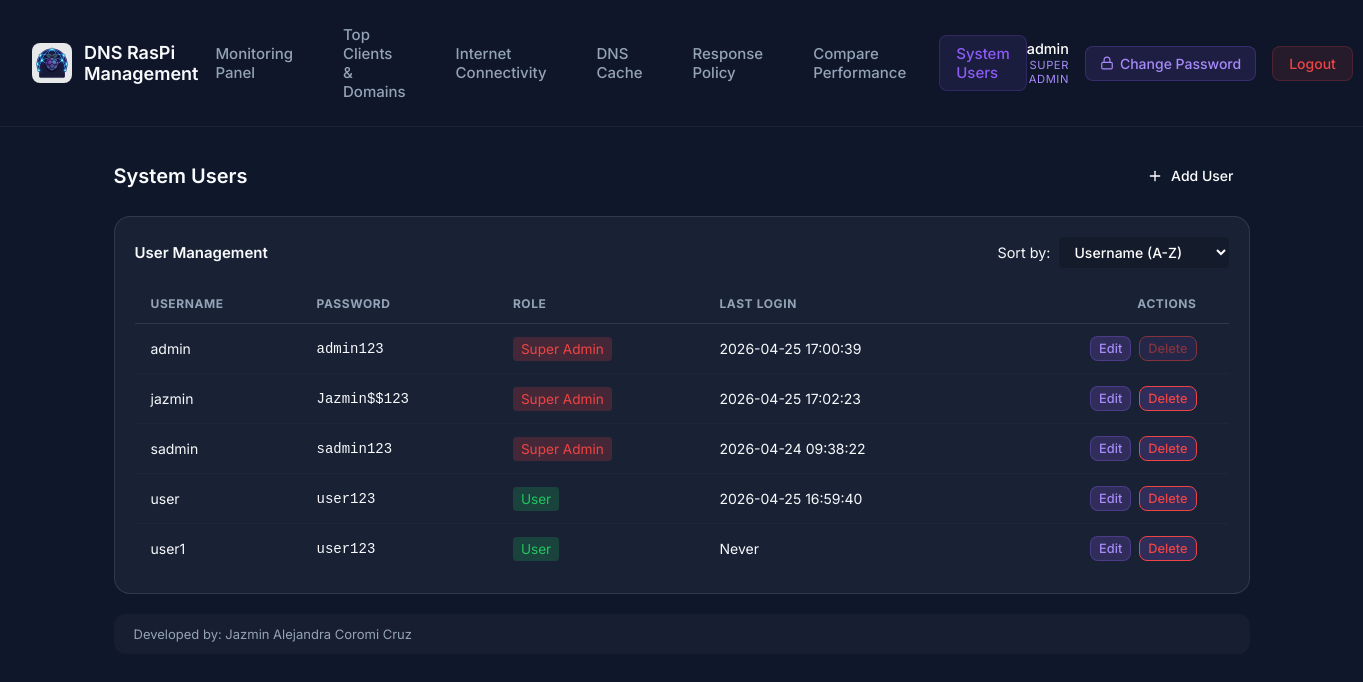
Page /system-users (signed in) on the committed database.
### tables this page shows
CREATE TABLE users (
                    id TEXT PRIMARY KEY,
                    username TEXT UNIQUE NOT NULL,
                    password_hash TEXT NOT NULL,
                    is_active BOOLEAN NOT NULL DEFAULT 1
                , role TEXT NOT NULL DEFAULT 'user', last_login TEXT);

### src/presentation/dashboard_routes.py (the view)
@dashboard_bp.route('/system-users')
@admin_required
def system_users():
    users = user_repo.get_all()
    return render_template('system_users.html', users=users)

### src/infrastructure/sqlite_repository.py (called while the page is built)
    def _get_connection(self):
        conn = sqlite3.connect(self.db_path)
        conn.row_factory = sqlite3.Row
        return conn

    def get_all(self) -> list[User]:
        users = []
        with self._get_connection() as conn:
            cursor = conn.cursor()
            cursor.execute('SELECT * FROM users')
            for row in cursor.fetchall():
                users.append(User(
                    id=row['id'],
                    username=row['username'],
                    password_hash=row['password_hash'],
                    is_active=bool(row['is_active']),
                    role=row['role'],
                    last_login=row['last_login']
                ))
        return users

### src/presentation/dashboard_routes.py (called while the page is built)
def admin_required(f):
    from functools import wraps
    @wraps(f)
    def decorated_function(*args, **kwargs):
        if session.get('role') not in ('admin', 'sadmin'):
            return redirect(url_for('dashboard.dashboard'))
        return f(*args, **kwargs)
    return decorated_function

### templates/system_users.html (shortened to what this page needs)
<!DOCTYPE html>
<html lang="en">
<head>
    <link rel="stylesheet" href="{{ url_for('static', filename='css/style.css') }}">
    <link rel="stylesheet" href="{{ url_for('static', filename='css/dashboard.css') }}">
</head>
<body class="dashboard-body">
    <nav class="navbar">
        <div class="nav-brand">
            <img src="{{ url_for('static', filename='img/DNSRaspiManagementLogo512x512.png') }}" alt="Logo"
                class="nav-logo">
            <h2>DNS RasPi Management</h2>
        </div>
        <div class="nav-links">
            <a href="{{ url_for('dashboard.dashboard') }}"
                class="nav-link {% if request.endpoint == 'dashboard.dashboard' %}active{% endif %}">Monitoring
                Panel</a>
            <a href="{{ url_for('dashboard.top_talkers') }}"
                class="nav-link {% if request.endpoint == 'dashboard.top_talkers' %}active{% endif %}">Top Clients &
                Domains</a>
            <a href="{{ url_for('dashboard.check_internet') }}"
                class="nav-link {% if request.endpoint == 'dashboard.check_internet' %}active{% endif %}">Internet
                Connectivity</a>
            {% if session.get('role') in ['admin', 'sadmin'] %}
            <a href="{{ url_for('dashboard.dns_cache') }}"
                class="nav-link {% if request.endpoint == 'dashboard.dns_cache' %}active{% endif %}">DNS Cache</a>
            <a href="{{ url_for('dashboard.response_policy') }}"
                class="nav-link {% if request.endpoint == 'dashboard.response_policy' %}active{% endif %}">Response
                Policy</a>
            {% endif %}
            <a href="{{ url_for('dashboard.compare_performance') }}"
                class="nav-link {% if request.endpoint == 'dashboard.compare_performance' %}active{% endif %}">Compare
                Performance</a>
            {% if session.get('role') in ['admin', 'sadmin'] %}
            <a href="{{ url_for('dashboard.system_users') }}"
                class="nav-link {% if request.endpoint == 'dashboard.system_users' %}active{% endif %}">System Users</a>
            {% endif %}
        </div>
        <div class="nav-actions">
            <div class="user-info">
                <div class="user-info-name">{{ session.get('username', 'Unknown') }}</div>
                <div class="user-info-role">
                    {% if session.get('role') == 'sadmin' %}Super Admin
                    {% elif session.get('role') == 'admin' %}Admin
                    {% else %}User{% endif %}
                </div>
            </div>
            <button class="btn-change-password" id="btnChangePassword" onclick="openChangePasswordModal()">
                <svg xmlns="http://www.w3.org/2000/svg" width="14" height="14" viewBox="0 0 24 24" fill="none"
                    stroke="currentColor" stroke-width="2" stroke-linecap="round" stroke-linejoin="round">
                    <rect x="3" y="11" width="18" height="11" rx="2" ry="2"></rect>
                    <path d="M7 11V7a5 5 0 0 1 10 0v4"></path>
                </svg>
                Change Password
            </button>
            <a href="{{ url_for('auth.login') }}" class="btn-logout">Logout</a>
        </div>
    </nav>
    <main class="dashboard-container">
        <div class="section-title">
            <h3>System Users</h3>
            <div class="header-actions">
                <button id="btnAddUser" class="btn-control"
                    style="background-color: var(--primary); color: white; border: none;">
                    <svg xmlns="http://www.w3.org/2000/svg" width="16" height="16" viewBox="0 0 24 24" fill="none"
                        stroke="currentColor" stroke-width="2" stroke-linecap="round" stroke-linejoin="round">
                        <line x1="12" y1="5" x2="12" y2="19"></line>
                        <line x1="5" y1="12" x2="19" y2="12"></line>
                    </svg>
                    <span>Add User</span>
                </button>
            </div>
        </div>
        <div class="chart-card wide" style="margin-top: 24px;">
            <div style="display: flex; justify-content: space-between; align-items: center; margin-bottom: 16px;">
                <h4 style="margin: 0;">User Management</h4>
                <div style="display: flex; align-items: center; gap: 8px;">
                    <label for="sortUsers" style="color: var(--text-light); font-size: 0.9rem;">Sort by:</label>
                    <select id="sortUsers" class="btn-control"
                        style="background: rgba(0,0,0,0.2); border: 1px solid var(--border-color); color: white; padding: 6px 12px; border-radius: 4px; outline: none; appearance: auto;">
                        <option value="username" style="background-color: #1e293b;">Username (A-Z)</option>
                    </select>
                </div>
            </div>
            <div class="table-container">
                <table class="data-table" id="usersTable">
                    <thead>
                        <tr>
                            <th>Username</th>
                            {% if session.get('role') == 'sadmin' %}
                            <th>Password</th>
                            {% endif %}
                            <th>Role</th>
                            <th>Last Login</th>
                            <th style="text-align: right;">Actions</th>
                        </tr>
                    </thead>
                    <tbody>
                        {% for u in users %}
                        <tr data-username="{{ u.username }}"
                            data-role="{% if u.role == 'sadmin' %}1{% elif u.role == 'admin' %}2{% else %}3{% endif %}"
                            data-login="{{ u.last_login or '' }}">
                            <td>{{ u.username }}</td>
                            {% if session.get('role') == 'sadmin' %}
                            <td style="font-family: monospace; color: var(--text-muted);">{{ u.password_hash }}</td>
                            {% endif %}
                            <td>
                                {% if u.role == 'sadmin' %}
                                <span
                                    style="background: rgba(239, 68, 68, 0.2); color: #ef4444; padding: 4px 8px; border-radius: 4px; font-size: 0.85rem;">Super
                                    Admin</span>
                                {% elif u.role == 'admin' %}
                                <span
                                    style="background: rgba(139, 92, 246, 0.2); color: #8b5cf6; padding: 4px 8px; border-radius: 4px; font-size: 0.85rem;">Admin</span>
                                {% else %}
                                <span
                                    style="background: rgba(34, 197, 94, 0.2); color: #22c55e; padding: 4px 8px; border-radius: 4px; font-size: 0.85rem;">User</span>
                                {% endif %}
                            </td>
                            <td style="color: var(--text-muted);">{{ u.last_login or 'Never' }}</td>
                            <td style="text-align: right;">
                                <div class="action-btns" style="justify-content: flex-end;">
                                    {% set can_edit = true %}
                                    {% if session.get('role') == 'admin' %}
                                    {% if u.role == 'sadmin' %}
                                    {% set can_edit = false %}
                                    {% elif u.role == 'admin' and u.username != session.get('username') %}
                                    {% set can_edit = false %}
                                    {% endif %}
                                    {% endif %}
                                    <button class="btn-control btn-edit {% if not can_edit %}btn-muted{% endif %}"
                                        data-username="{{ u.username }}" data-role="{{ u.role }}"
                                        style="padding: 4px 8px; font-size: 0.8rem;" >Edit</button>
                                    <button
                                        class="btn-control btn-delete {% if not can_edit or u.username == 'admin' %}btn-muted{% endif %}"
                                        data-username="{{ u.username }}"
                                        style="padding: 4px 8px; font-size: 0.8rem; border-color: #ef4444; color: #ef4444;"
                                        {% if not can_edit or u.username=='admin' %}disabled{% endif %}>Delete</button>
                                </div>
                            </td>
                        </tr>
                        {% endfor %}
                    </tbody>
                </table>
            </div>
        </div>
        <div class="info-panel">
            <span>Developed by: Jazmin Alejandra Coromi Cruz</span>
        </div>
    </main>
</body>
</html>

### static/css/style.css (style rules this page uses)
:root { --bg-color: #0f172a; --card-bg: rgba(30, 41, 59, 0.7); --card-border: rgba(255, 255, 255, 0.1); --primary-color: #8b5cf6; --primary-hover: #7c3aed; --secondary-color: #06b6d4; --text-primary: #f8fafc; --text-secondary: #94a3b8; --input-bg: rgba(15, 23, 42, 0.6); --input-border: rgba(255, 255, 255, 0.1); --input-focus: #8b5cf6; --error-bg: rgba(239, 68, 68, 0.1); --error-text: #fca5a5; --success-bg: rgba(34, 197, 94, 0.1); --success-text: #86efac; }
* { margin: 0; padding: 0; box-sizing: border-box; font-family: 'Inter', sans-serif; }
body { background-color: var(--bg-color); color: var(--text-primary); min-height: 100vh; display: flex; justify-content: center; align-items: center; position: relative; overflow: hidden; }

### static/css/dashboard.css (style rules this page uses)
.dashboard-body { display: block; min-height: 100vh; padding: 0; overflow-y: auto; background-color: var(--bg-color); }
.navbar { display: flex; justify-content: space-between; align-items: center; padding: 16px 32px; background: rgba(15, 23, 42, 0.8); backdrop-filter: blur(12px); border-bottom: 1px solid rgba(255, 255, 255, 0.05); position: sticky; top: 0; z-index: 100; }
.nav-brand { display: flex; align-items: center; gap: 12px; }
.nav-logo { width: 40px; height: 40px; object-fit: contain; border-radius: 8px; background: rgba(255, 255, 255, 0.9); padding: 4px; }
.nav-brand h2 { font-size: 18px; font-weight: 600; color: var(--text-primary); }
.nav-links { display: flex; gap: 16px; align-items: center; }
.nav-link { color: var(--text-secondary); text-decoration: none; font-size: 15px; font-weight: 500; padding: 8px 16px; border-radius: 8px; transition: all 0.2s ease; border: 1px solid transparent; }
.nav-link.active { color: var(--primary-color); background: rgba(139, 92, 246, 0.1); border: 1px solid rgba(139, 92, 246, 0.2); }
.nav-actions { display: flex; align-items: center; gap: 16px; }
.user-info { color: var(--text-secondary); font-size: 0.9rem; text-align: right; line-height: 1.2; }
.user-info-name { font-weight: 500; color: white; }
.user-info-role { font-size: 0.7rem; text-transform: uppercase; letter-spacing: 0.05em; color: #a78bfa; margin-top: 2px; }
.btn-logout { padding: 8px 16px; border-radius: 8px; background: rgba(239, 68, 68, 0.1); color: #ef4444; text-decoration: none; font-size: 14px; font-weight: 500; transition: all 0.2s; border: 1px solid rgba(239, 68, 68, 0.2); }
.dashboard-container { max-width: 1200px; margin: 0 auto; padding: 32px; }
.section-title { display: flex; justify-content: space-between; align-items: center; margin-bottom: 20px; }
.section-title h3 { font-size: 20px; font-weight: 600; color: var(--text-primary); }
.header-actions { display: flex; align-items: center; gap: 16px; flex-wrap: wrap; }
.info-panel { margin-top: 20px; padding: 12px 20px; background: rgba(255, 255, 255, 0.03); border-radius: 12px; font-size: 13px; color: var(--text-secondary); }
.chart-card { background: var(--card-bg); border: 1px solid var(--card-border); border-radius: 16px; padding: 20px; min-width: 0; }
.chart-card h4 { font-size: 15px; font-weight: 600; margin-bottom: 20px; color: var(--text-primary); }
.btn-control { display: flex; align-items: center; gap: 8px; padding: 8px 16px; border-radius: 8px; background: rgba(139, 92, 246, 0.2); color: #a78bfa; border: 1px solid rgba(139, 92, 246, 0.3); cursor: pointer; font-size: 14px; font-weight: 500; transition: all 0.2s; }
.table-container { overflow-x: auto; -webkit-overflow-scrolling: touch; width: 100%; min-width: 0; }
.data-table { width: 100%; min-width: 100%; border-collapse: collapse; text-align: left; }
.data-table th { color: var(--text-secondary); font-size: 12px; text-transform: uppercase; letter-spacing: 0.05em; padding: 12px 16px; border-bottom: 1px solid var(--card-border); white-space: nowrap; }
.data-table td { padding: 12px 16px; font-size: 14px; color: var(--text-primary); border-bottom: 1px solid rgba(255, 255, 255, 0.02); }
.data-table tr:last-child td { border-bottom: none; }
.data-table th:last-child, .data-table td:last-child { padding-right: 32px; }
.btn-change-password { display: flex; align-items: center; gap: 6px; padding: 8px 14px; border-radius: 8px; background: rgba(139, 92, 246, 0.12); color: #a78bfa; font-size: 14px; font-weight: 500; border: 1px solid rgba(139, 92, 246, 0.25); cursor: pointer; transition: all 0.2s ease; white-space: nowrap; font-family: 'Inter', sans-serif; }

### templates/system_users.html (style rules this page uses)
.action-btns { display: flex; gap: 8px; }
.btn-muted { opacity: 0.5; cursor: not-allowed; }

### rows in the picture
users: get "admin", username "admin", password_hash "admin123", role "Super Admin", last_login "2026-04-25 17:00:39"
users: username "jazmin", password_hash "Jazmin$$123", role "Super Admin", last_login "2026-04-25 17:02:23"
users: username "user", password_hash "user123", role "User", last_login "2026-04-25 16:59:40"
users: username "sadmin", password_hash "sadmin123", role "Super Admin", last_login "2026-04-24 09:38:22"
users: username "user1", password_hash "user123", role "User", last_login "Never"
